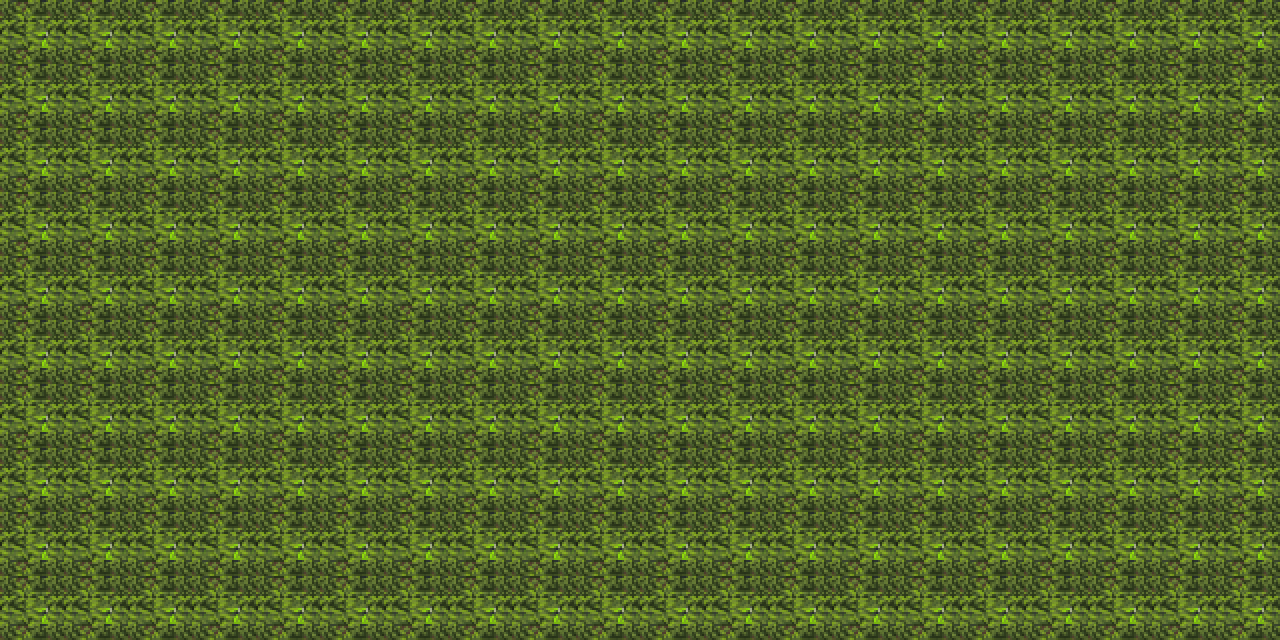

Below is a game level as drawn by its tile map, then a one-line description and the .tmx that defines it (tile-layer data replaced by summaries):
An orthogonal 20x10 tile map with 64x64 px tiles, 1 tile layer (Tile Layer 1).

<map version="1.0" orientation="orthogonal" width="20" height="10" tilewidth="64" tileheight="64">
 <tileset firstgid="1" name="tile2" tilewidth="64" tileheight="64">
  <image source="tile2.png" width="64" height="64" />
 </tileset>
 <layer name="Tile Layer 1" width="20" height="10">
  <data>[200 cells, 200 non-empty, 1 distinct tile ids]</data>
 </layer>
</map>